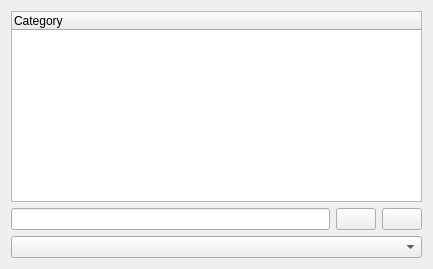
<?xml version="1.0" encoding="UTF-8"?>
<ui version="4.0">
 <class>CategoryDialog_base</class>
 <widget class="QWidget" name="CategoryDialog_base">
  <property name="geometry">
   <rect>
    <x>0</x>
    <y>0</y>
    <width>433</width>
    <height>269</height>
   </rect>
  </property>
  <property name="windowTitle">
   <string>Select Categories</string>
  </property>
  <layout class="QVBoxLayout" name="verticalLayout_2">
   <item>
    <widget class="IncidenceEditorNG::AutoCheckTreeWidget" name="mCategories">
     <property name="columnCount">
      <number>1</number>
     </property>
     <column>
      <property name="text">
       <string>Category</string>
      </property>
     </column>
    </widget>
   </item>
   <item>
    <layout class="QVBoxLayout" name="verticalLayout">
     <item>
      <layout class="QHBoxLayout" name="horizontalLayout">
       <item>
        <widget class="KLineEdit" name="mLineEdit"/>
       </item>
       <item>
        <widget class="QPushButton" name="mButtonAdd">
         <property name="text">
          <string/>
         </property>
        </widget>
       </item>
       <item>
        <widget class="QPushButton" name="mButtonRemove">
         <property name="text">
          <string/>
         </property>
        </widget>
       </item>
      </layout>
     </item>
     <item>
      <widget class="KColorCombo" name="mColorCombo"/>
     </item>
    </layout>
   </item>
  </layout>
 </widget>
 <customwidgets>
  <customwidget>
   <class>KColorCombo</class>
   <extends>QComboBox</extends>
   <header>kcolorcombo.h</header>
  </customwidget>
  <customwidget>
   <class>KLineEdit</class>
   <extends>QLineEdit</extends>
   <header>klineedit.h</header>
  </customwidget>
  <customwidget>
   <class>IncidenceEditorNG::AutoCheckTreeWidget</class>
   <extends>QTreeWidget</extends>
   <header>autochecktreewidget.h</header>
  </customwidget>
 </customwidgets>
 <tabstops>
  <tabstop>mCategories</tabstop>
 </tabstops>
 <resources/>
 <connections/>
</ui>
